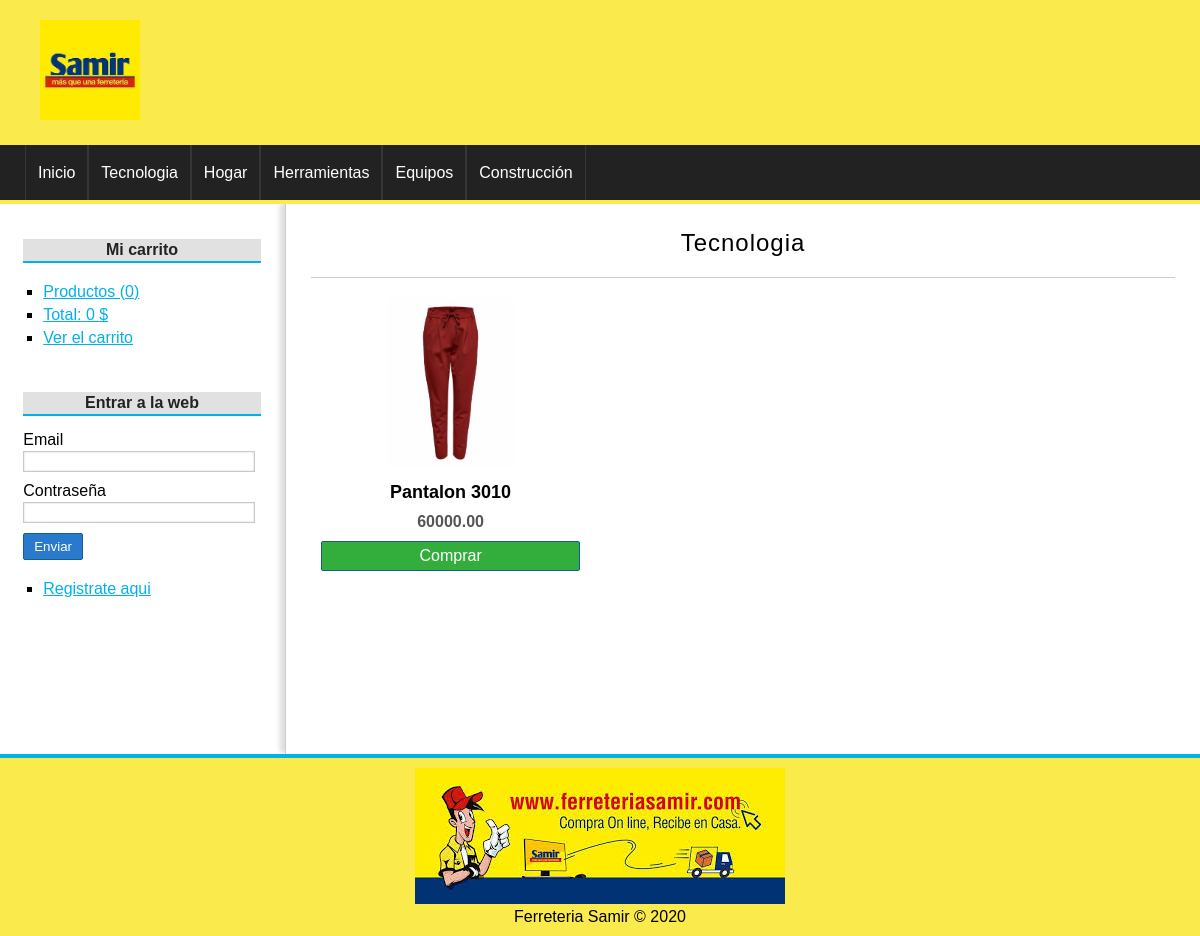
Screenshot of /categoria/ver&id=5 with the database file from the repository.
### tables this page shows
CREATE TABLE categorias(
id              int(255) auto_increment not null,
nombre          varchar(100) not null,
CONSTRAINT pk_categorias PRIMARY KEY(id) 
);

CREATE TABLE productos(
id              int(255) auto_increment not null,
categoria_id    int(255) not null,
nombre          varchar(100) not null,
descripcion     text,
precio          float(100,2) not null,
stock           int(255) not null,
oferta          varchar(2),
fecha           date not null,
imagen          varchar(255),
CONSTRAINT pk_categorias PRIMARY KEY(id),
CONSTRAINT fk_producto_categoria FOREIGN KEY(categoria_id) REFERENCES categorias(id)
);

### config/db.php (called while the page is built)
<?php
class Database{
	public static function connect(){
		$db = new mysqli('localhost', 'root', '', 'tienda_master');
		$db->query("SET NAMES 'utf8'");
		return $db;
	}
}

### helpers/utils.php (called while the page is built, shortened)
<?php
class Utils{
	public static function showCategorias(){
		require_once 'models/categoria.php';
		$categoria = new Categoria();
		$categorias = $categoria->getAll();
		return $categorias;
	}
}

### models/categoria.php (called while the page is built, shortened)
<?php
class Categoria{
	private $id;
	private $db;
	public function __construct() {
		$this->db = Database::connect();
	}
	function getId() {
		return $this->id;
	}
	function setId($id) {
		$this->id = $id;
	}
	public function getAll(){
		$categorias = $this->db->query("SELECT * FROM categorias ORDER BY id DESC;");
		return $categorias;
	}
	public function getOne(){
		$categoria = $this->db->query("SELECT * FROM categorias WHERE id={$this->getId()}");
		return $categoria->fetch_object();
	}
}

### controllers/CategoriaController.php (called while the page is built, shortened)
<?php
require_once 'models/categoria.php';
require_once 'models/producto.php';
class categoriaController{
	public function ver(){
		if(isset($_GET['id'])){
			$id = $_GET['id'];
			$categoria = new Categoria();
			$categoria->setId($id);
			$categoria = $categoria->getOne();
			$producto = new Producto();
			$producto->setCategoria_id($id);
			$productos = $producto->getAllCategory();
		}
		require_once 'views/categoria/ver.php';
	}
}

### models/producto.php (called while the page is built, shortened)
 <?php
class Producto{
	private $categoria_id;
	private $db;
	public function __construct() {
		$this->db = Database::connect();
	}
	function getCategoria_id() {
		return $this->categoria_id;
	}
	function setCategoria_id($categoria_id) {
		$this->categoria_id = $categoria_id;
	}
	public function getAllCategory(){
		$sql = "SELECT p.*, c.nombre AS 'catnombre' FROM productos p "
				. "INNER JOIN categorias c ON c.id = p.categoria_id "
				. "WHERE p.categoria_id = {$this->getCategoria_id()} "
				. "ORDER BY id DESC";
		$productos = $this->db->query($sql);
		return $productos;
	}
}

### views/categoria/ver.php (the view)
<?php if (isset($categoria)): ?>
	<h1><?= $categoria->nombre ?></h1>
	<?php if ($productos->num_rows == 0): ?>
		<p>No hay productos para mostrar</p>
	<?php else: ?>
		<?php while ($product = $productos->fetch_object()): ?>
			<div class="product">
				<a href="<?= base_url ?>producto/ver&id=<?= $product->id ?>">
					<?php if ($product->imagen != null): ?>
						<img src="<?= base_url ?>uploads/images/<?= $product->imagen ?>" />
					<?php else: ?>
						<img src="<?= base_url ?>assets/img/camiseta.png" />
					<?php endif; ?>
					<h2><?= $product->nombre ?></h2>
				</a>
				<p><?= $product->precio ?></p>
				<a href="<?=base_url?>carrito/add&id=<?=$product->id?>" class="button">Comprar</a>
			</div>
		<?php endwhile; ?>
	<?php endif; ?>
<?php else: ?>
	<h1>La categoría no existe</h1>
<?php endif; ?>

### views/layout/header.php (shortened to what this page needs)
<!DOCTYPE HTML>
<html lang="es">
	<head>
		<link rel="stylesheet" href="<?=base_url?>assets/css/styles.css" />
	</head>
	<body>
		<div id="container">
			<header id="header">
				<div id="logo">
					<img src="<?=base_url?>assets/img/samir.jpg" alt="Ferreteria Samir" />
				</div>
			</header>
			<?php $categorias = Utils::showCategorias(); ?>
			<nav id="menu">
				<ul>
					<li>
						<a href="<?=base_url?>">Inicio</a>
					</li>
					<?php while($cat = $categorias->fetch_object()): ?>
						<li>
							<a href="<?=base_url?>categoria/ver&id=<?=$cat->id?>"><?=$cat->nombre?></a>
						</li>
					<?php endwhile; ?>
				</ul>
			</nav>
			<div id="content">

### assets/css/styles.css (style rules this page uses)
* { padding: 0px; margin: 0px; font-family: sans-serif, Helvetica, Arial; }
a { color: #01B1EA; }
#container { width: 100%; margin: 0px auto; box-shadow: 0px 0px 10px gray; background: white; }
#header { height: 145px; background: #FAEA4C; }
#logo { padding: 20px; margin-left: 20px; float:left; }
#logo img { float:left; height: 100px; }
#menu { clear:both; background: #222; color: white; height: 55px; border-bottom: 4px solid #FAEA4C; }
#menu ul { list-style: none; text-decoration: none; margin: 0px auto; margin-left: 25px; }
#menu ul li { line-height: 55px; float:left; border-right: 1px solid #363636; }
#menu a { display: block; color: white; text-decoration: none; padding-left: 12px; padding-right: 12px; transition: all 300ms; }
#menu a:first-child { border-left: 1px solid #363636; }
#content { margin: 0px auto; overflow: hidden; background: white; }
input[type="button"], input[type="submit"], button, .button { display: block; border-radius: 2px; width: auto; padding: 5px; padding-left: 10px; padding-right: 10px; color: white; background: #2979CD; border: 1px solid #11608E; cursor:pointer; }
.button { background: #33AE3D; color: white !important; text-decoration: none; }
#central h1 { font-size: 24px; font-weight: normal; letter-spacing: 1px; text-align: center; border-bottom: 1px solid #ccc; margin-bottom: 20px; padding: 20px; padding-top: 0px; }
.product { width: 30%; float:left; margin-left: 10px; margin-right: 10px; margin-bottom: 30px; text-align: center; }
.product a { color:black; text-decoration: none; }
.product img { height:170px; margin-bottom: 10px; }
.product h2 { font-size: 18px; margin-bottom: 10px; }
.product p { font-weight: bold; color: #555; margin-bottom: 10px; }

### rows the page displays
categorias: nombre "Tecnologia"
categorias: nombre "Hogar"
categorias: nombre "Herramientas"
categorias: nombre "Equipos"
categorias: nombre "Construcción"
productos: imagen (picture), nombre "Pantalon 3010", precio "60000.00"

### other values shown
$stats['count'] "0"
$stats['total'] "0"
